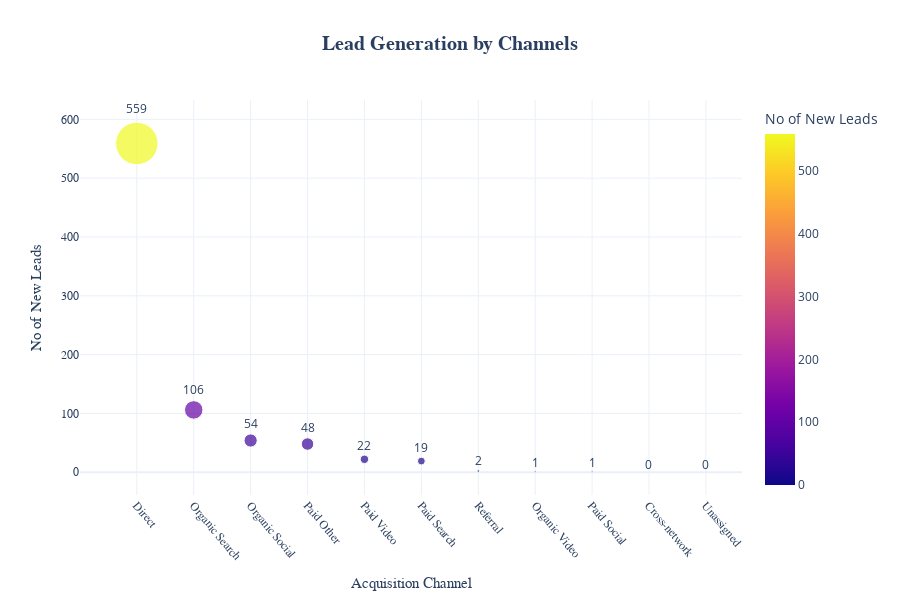

Notebook code for this chart:
### Code cell
fig4 = px.scatter(lead,
                  x= 'First_user_primary_channel_group (Default_channel_group)',
                  y= 'New_leads',
                  size= 'New_leads', size_max= 30,
                  color= 'New_leads',
                  text= 'New_leads',
                  title= 'Lead Generation by Channels',
                  
                  labels= {'First_user_primary_channel_group (Default_channel_group)' : 'Acquisition Channel',
                           'New_leads' : 'No of New Leads'},
                  hover_name= 'First_user_primary_channel_group (Default_channel_group)',
                  hover_data= 'New_leads',
                  color_continuous_scale= 'Plasma',
                  height= 600
                 )

fig4.update_traces(textposition= 'top center',
                   marker= dict(opacity= 0.7)
                  )

fig4.update_layout(title= {'text' : '<b>Lead Generation by Channels<b>',
                           'font' : dict(family= "sans-serif", size= 20, color= "Dark Blue"),
                           'x' : 0.5,
                           'xanchor' : 'center'
                          }
                  )

fig4.update_layout(template= 'plotly_white')

fig4.update_xaxes(tickangle= 50, 
                  tickfont= dict(family= 'Arial Black', size= 12),
                  title_font= dict(family= 'Arial Black', size= 15)
                 )

fig4.update_yaxes(tickfont= dict(family= 'Arial Black', size= 12),
                  title_font= dict(family= 'Arial Black', size= 15)
                 )

fig4.show()

### Figure 1 — Plotly figure (JSON) as saved in the notebook; plotly's stock layout.template omitted (floating-point values rounded to 4 significant figures)
{"data": [{"hovertemplate": "<b>%{hovertext}</b><br><br>Acquisition Channel=%{x}<br>No of New Leads=%{marker.color}<extra></extra>", "hovertext": ["Direct", "Organic Search", "Organic Social", "Paid Other", "Paid Video", "Paid Search", "Referral", "Organic Video", "Paid Social", "Cross-network", "Unassigned"], "legendgroup": "", "marker": {"color": [559, 106, 54, 48, 22, 19, 2, 1, 1, 0, 0], "coloraxis": "coloraxis", "opacity": 0.7, "size": [559, 106, 54, 48, 22, 19, 2, 1, 1, 0, 0], "sizemode": "area", "sizeref": 0.6211, "symbol": "circle"}, "mode": "markers+text", "name": "", "orientation": "v", "showlegend": false, "text": [559, 106, 54, 48, 22, 19, 2, 1, 1, 0, 0], "textposition": "top center", "type": "scatter", "x": ["Direct", "Organic Search", "Organic Social", "Paid Other", "Paid Video", "Paid Search", "Referral", "Organic Video", "Paid Social", "Cross-network", "Unassigned"], "xaxis": "x", "y": [559, 106, 54, 48, 22, 19, 2, 1, 1, 0, 0], "yaxis": "y"}], "layout": {"coloraxis": {"colorbar": {"title": {"text": "No of New Leads"}}, "colorscale": [[0, "#0d0887"], [0.1111, "#46039f"], [0.2222, "#7201a8"], [0.3333, "#9c179e"], [0.4444, "#bd3786"], [0.5556, "#d8576b"], [0.6667, "#ed7953"], [0.7778, "#fb9f3a"], [0.8889, "#fdca26"], [1, "#f0f921"]]}, "height": 600, "legend": {"itemsizing": "constant", "tracegroupgap": 0}, "title": {"font": {"color": "Dark Blue", "family": "sans-serif", "size": 20}, "text": "<b>Lead Generation by Channels<b>", "x": 0.5, "xanchor": "center"}, "xaxis": {"anchor": "y", "domain": [0, 1], "tickangle": 50, "tickfont": {"family": "Arial Black", "size": 12}, "title": {"font": {"family": "Arial Black", "size": 15}, "text": "Acquisition Channel"}}, "yaxis": {"anchor": "x", "domain": [0, 1], "tickfont": {"family": "Arial Black", "size": 12}, "title": {"font": {"family": "Arial Black", "size": 15}, "text": "No of New Leads"}}}}
